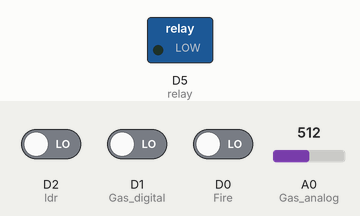
Bench run of a sketch on a simulated ESP8266 (NodeMCU). Shown: switched loads named in the sketch (green lamp = pin HIGH). Inputs (shaded band) come from the test bench; at power-on: D2 (ldr) LOW, D1 (Gas_digital) LOW, D0 (Fire) LOW, A0 (Gas_analog) = 512. WiFi joins after 1.5 s; servers stay silent unless stated; network time is answered at once with the bench clock; the local clock reads 2024-03-15 10:24:30 at power-on unless the sketch sets it; what the sketch prints to the serial monitor is not drawn.

Above: at 2.5 s.
At 14.6 s:
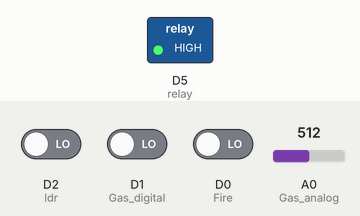
Timing chart, 0 to 32.9 s (numbered marks = the images above):
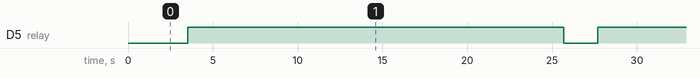

Measured:
- by itself, D5 (relay): alternates HIGH for 22.2 s and LOW for 2.0 s

The sketch:

Building.ino
```cpp
#include "FirebaseESP8266.h"  // Install Firebase ESP8266 library
#include <ESP8266WiFi.h>
#include <WiFiUdp.h>
#include <Adafruit_Sensor.h>
#include <DHT.h>
#include <NTPClient.h>
#define DHTPIN D3
#define DHTTYPE DHT11
#define Fire D0
int Gas_analog=A0;
int Gas_digital=D1;
int ldr=D2;
int relay=D5;
DHT dht(DHTPIN, DHTTYPE);
#define FIREBASE_HOST "https://idkwhatweredoing-default-rtdb.firebaseio.com/" //Without http:// or https:// schemes
#define FIREBASE_AUTH "AIzaSyB-1FSGQ_9xuWCcswCNIVaHFvnKb0ehrGo"
FirebaseData Data;

FirebaseJson json;
#define WIFI_SSID "test"
#define WIFI_PASSWORD "12345678"
WiFiUDP ntpUDP;
NTPClient timeClient(ntpUDP, "pool.ntp.org");
String epoch = "";
void setup() {
  // put your setup code here, to run once:
  Serial.begin(115200);
  pinMode(Gas_digital, INPUT);
  pinMode(Fire,INPUT);
  pinMode(relay,OUTPUT);
  WiFi.begin(WIFI_SSID, WIFI_PASSWORD);
  Serial.print("Connecting to Wi-Fi");
  while (WiFi.status() != WL_CONNECTED)
  {
    Serial.print(".");
    delay(300);
  }
  Serial.println();
  Serial.print("Connected with IP: ");
  Serial.println(WiFi.localIP());
  Serial.println();
  Firebase.begin(FIREBASE_HOST, FIREBASE_AUTH);
  Firebase.reconnectWiFi(true);
  timeClient.begin();
  //timeClient.setTimeOffset((5 * 60 + 30) * 60);
  delay(1);
}

void loop() {
  // put your main code here, to run repeatedly:
  String current_time=getTime();
  Serial.println(current_time);
  int gassensorAnalog = analogRead(Gas_analog);
  int gassensorDigital = digitalRead(Gas_digital);
  int ldrvalue= digitalRead(ldr);
  int fire=digitalRead(Fire);
  int gasdigital;
  int latitude=12.9022;
  int longitude=77.5186;
  if(gassensorAnalog>400)
  {
    gasdigital=1;
  }
  else
  {
    gasdigital=0;
  }
  digitalWrite(relay, LOW);
  delay(2000);
  digitalWrite(relay, HIGH);
  delay(2000);
  Serial.println(gassensorDigital);
  Serial.println(fire);
  if(gasdigital==1|| fire==1)
  {
    int lock =1;
    Firebase.setString(Data,"/disasters/"+current_time+"/sensors","0 "+String(latitude)+" "+String(longitude)+" "+String(gasdigital)+"0 "+" "+String(fire)+" "+String(lock));
  }

  delay(20000);
}
String getTime() {

  timeClient.update();
  time_t epochTime = (timeClient.getEpochTime());
  epoch = String(epochTime)+"000";
  return epoch;
}
```
